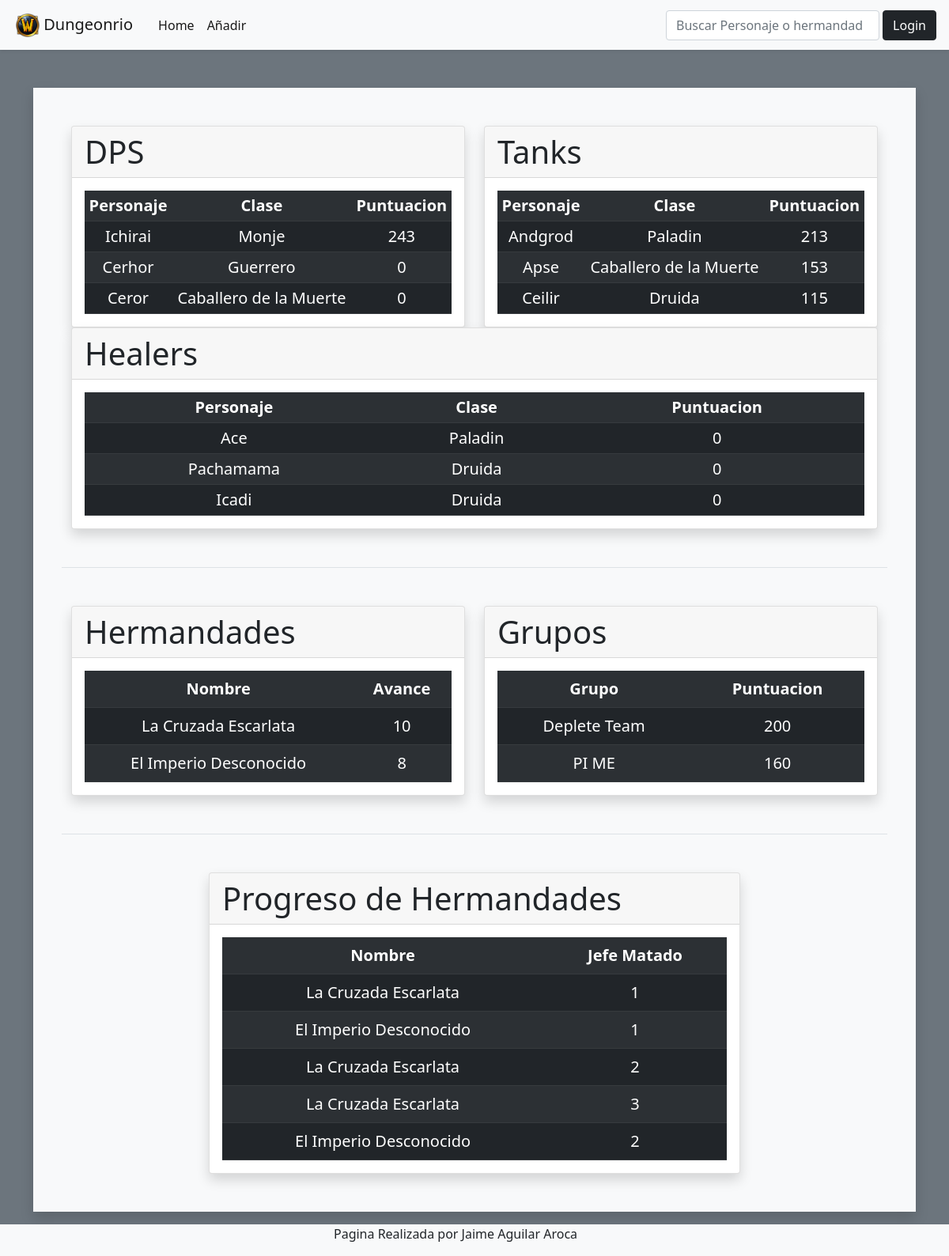
The page / on the database its author committed.
### tables this page shows
CREATE TABLE personaje(ID INT AUTO_INCREMENT UNIQUE,
							nombre VARCHAR(20) UNIQUE,
							clase VARCHAR(50),
							especializacion VARCHAR(20),
							favorito BOOLEAN,
							ID_jugador INT,
							ID_hermandad INT,
							puntuacion INT,
							PRIMARY KEY (ID),
							FOREIGN KEY (ID_jugador) REFERENCES jugador(ID) ON DELETE CASCADE,
							FOREIGN KEY (ID_hermandad) REFERENCES hermandad(ID) ON DELETE CASCADE);

CREATE TABLE hermandad(ID INT AUTO_INCREMENT UNIQUE,
							nombre VARCHAR(50) UNIQUE,
							logo VARCHAR(20),
							descripcion VARCHAR(200),
							avance INT,
							PRIMARY KEY (ID));

CREATE TABLE grupo(ID INT AUTO_INCREMENT UNIQUE,
						nombre VARCHAR(50) UNIQUE,
						puntuacion INT,
						PRIMARY KEY (ID));

CREATE TABLE progreso(ID_hermandad INT,
							jefeMatado INT);

### backend.php (the view, shortened to what this page needs)
<?php
    function GetTopPersonajes($espec){
        $conection = mysqli_connect('127.0.0.1', 'root', '');
        mysqli_select_db($conection, "dungeonrio");
        $sql = "SELECT nombre, clase, puntuacion
                FROM personaje
                WHERE especializacion = '$espec'
                ORDER BY puntuacion DESC LIMIT 3";
        $result = mysqli_query($conection,$sql);
        echo "<table class='table table-dark table-striped table-sm'>";
        echo "<tr class='text-center'><th scope='col'>Personaje</th><th scope='col'>Clase</th><th scope='col'>Puntuacion</th></tr>";
        while ($row = mysqli_fetch_array($result)) {
            echo "<tr class='text-center'>";
            echo "<td scope='row'>".$row["nombre"]."</td>";
            echo "<td>".$row["clase"]."</td>";
            echo "<td>".$row["puntuacion"]."</td>";
            echo "</tr>";
        }
        echo "</table>";
    }
    function GetTopGrupos(){
        $conection = mysqli_connect('127.0.0.1', 'root', '');
        mysqli_select_db($conection, "dungeonrio");
        $sql = "SELECT nombre,puntuacion,ID
                FROM grupo
                ORDER BY puntuacion DESC LIMIT 3";
        $result = mysqli_query($conection,$sql);
        echo "<table class='table table-dark table-striped'>";
        echo "<tr class='text-center'><th scope='col'>Grupo</th><th scope='col'>Puntuacion</th></tr>";
        while ($row = mysqli_fetch_array($result)) {
            echo "<tr class='text-center'>";
            echo "<td scope='row'>".$row["nombre"]."</td>";
            echo "<td>".$row["puntuacion"]."</td>";
            echo "</tr>";
        }
        echo "</table>";
    }
    function GetTopHermandades(){
        $conection = mysqli_connect('127.0.0.1', 'root', '');
        mysqli_select_db($conection, "dungeonrio");
        $sql = "SELECT nombre,avance
                FROM hermandad ORDER BY avance DESC LIMIT 5";
        $result = mysqli_query($conection,$sql);
        echo "<table class='table table-dark table-striped'>";
        echo "<tr class='text-center'><th scope='col'>Nombre</th><th scope='col'>Avance</th></tr>";
        while ($row = mysqli_fetch_array($result)) {
            echo "<tr class='text-center'>";
            echo "<td scope='row'>".$row["nombre"]."</td>";
            echo "<td>".$row["avance"]."</td>";
            echo "</tr>";
        }
        echo "</table>";
    }
    function GetHermandadesProgreso(){
        $conection = mysqli_connect('127.0.0.1', 'root', '');
        mysqli_select_db($conection, "dungeonrio");
        $sql = "SELECT h.nombre, p.jefeMatado
                FROM progreso AS p INNER JOIN hermandad AS h ON p.ID_hermandad = h.ID LIMIT 5";
        $result = mysqli_query($conection,$sql);
        echo "<table class='table table-dark table-striped'>";
        echo "<tr class='text-center'><th scope='col'>Nombre</th><th scope='col'>Jefe Matado</th></tr>";
        while ($row = mysqli_fetch_array($result)) {
            echo "<tr class='text-center'>";
            echo "<td scope='row'>".$row["nombre"]."</td>";
            echo "<td>".$row["jefeMatado"]."</td>";
            echo "</tr>";
        }
        echo "</table>";
    }
?>

### index.php (shortened to what this page needs)
<!DOCTYPE html>
<html lang="es">
<head>
    <link href="https://cdn.jsdelivr.net/npm/bootstrap@5.1.3/dist/css/bootstrap.min.css" rel="stylesheet">
</head>
<?php
    include "backend.php";
?>
<body class=" bg-secondary">
    <header class="navbar navbar-expand-lg navbar-light bg-light shadow-sm">
            <div class="container-fluid">
                <a class="navbar-brand p-2" href="#">
                    <img src="img/logo.png" alt="logo" width="30" height="30" class="d-inline-block align-text-top">
                    Dungeonrio
                </a>
                <div class="collapse navbar-collapse" id="navbarSupportedContent">
                <ul class="navbar-nav me-auto mb-2 mb-lg-0">
                    <li class="nav-item">
                    <a class="nav-link active" aria-current="page" href="#">Home</a>
                    </li>
                    <li class="nav-item">
                    <a class="nav-link active" href="add.php">Añadir</a>
                    </li>
                </ul>
                <input style="width: 270px;" class="form-control" type="text" onkeyup="busqueda()" name="busqueda" id="busqueda" placeholder="Buscar Personaje o hermandad">
                <?php
                    if (!isset($_SESSION['user'])) {
                        echo "<a class='m-1 btn btn-dark' href='login.php'>Login</a>";
                    }
                ?>
                </div>
            </div>
    </header>
    <main class="container mt-5 mb-3">
        <div class="container bg-light p-5 shadow">
            <div class="row border-bottom pb-5">
                <div class="col-md">
                    <div class="card shadow">
                        <h1 class="card-header">DPS</h1>
                        <div class="card-body">
                            <blockquote class="blockquote mb-0">
                            <?php
                            GetTopPersonajes("DPS");
                            ?>
                            </blockquote>
                        </div>
                    </div>
                </div>
                <div class="col-md">
                    <div class="card shadow">
                        <h1 class="card-header">Tanks</h1>
                        <div class="card-body">
                            <blockquote class="blockquote mb-0">
                            <?php
                            GetTopPersonajes("Tank");
                            ?>
                            </blockquote>
                        </div>
                    </div>
                </div>
                <div class="col-md">
                    <div class="card shadow">
                        <h1 class="card-header">Healers</h1>
                        <div class="card-body">
                            <blockquote class="blockquote mb-0">
                            <?php
                            GetTopPersonajes("Healer");
                            ?>
                            </blockquote>
                        </div>
                    </div>
                </div>
            </div>
            <div class="row mt-5 border-bottom pb-5">
                <div class="col">
                    <div class="card shadow">
                        <h1 class="card-header">Hermandades</h1>
                        <div class="card-body">
                            <blockquote class="blockquote mb-0">
                            <?php
                            GetTopHermandades();
                            ?>
                            </blockquote>
                        </div>
                    </div>
                </div>
                <div class="col">
                    <div class="card shadow">
                        <h1 class="card-header">Grupos</h1>
                        <div class="card-body">
                            <blockquote class="blockquote mb-0">
                            <?php
                            GetTopGrupos();
                            ?>
                            </blockquote>
                        </div>
                    </div>
                </div>
            </div>
            <div class="row justify-content-center mt-5">
                <div class="col-8">
                    <div class="card shadow">
                        <h1 class="card-header">Progreso de Hermandades</h1>
                        <div class="card-body">
                            <blockquote class="blockquote mb-0">
                            <?php
                            GetHermandadesProgreso()
                            ?>
                            </blockquote>
                        </div>
                    </div>
                </div>
            </div>
        </div>
    </main>
    <footer class="container-fluid bg-light">
        <div class="container">
            <div class="row">
                <div class="col"></div>
                <div class="col">
                    <p>Pagina Realizada por Jaime Aguilar Aroca</p>
                </div>
                <div class="col"></div>
            </div>
        </div>
    </footer>
</body>
</html>

### rows shown on the page
personaje: nombre "Ichirai", clase "Monje", puntuacion "243"
personaje: nombre "Cerhor", clase "Guerrero", puntuacion "0"
personaje: nombre "Ceror", clase "Caballero de la Muerte", puntuacion "0"
personaje: nombre "Andgrod", clase "Paladin", puntuacion "213"
personaje: nombre "Apse", clase "Caballero de la Muerte", puntuacion "153"
personaje: nombre "Ceilir", clase "Druida", puntuacion "115"
personaje: nombre "Ace", clase "Paladin", puntuacion "0"
personaje: nombre "Pachamama", clase "Druida", puntuacion "0"
personaje: nombre "Icadi", clase "Druida", puntuacion "0"
hermandad: nombre "La Cruzada Escarlata", avance "10"
hermandad: nombre "El Imperio Desconocido", avance "8"
grupo: nombre "Deplete Team", puntuacion "200"
grupo: nombre "PI ME", puntuacion "160"
progreso: ID_hermandad.nombre "La Cruzada Escarlata", jefeMatado "1"
progreso: ID_hermandad.nombre "El Imperio Desconocido", jefeMatado "1"
progreso: ID_hermandad.nombre "La Cruzada Escarlata", jefeMatado "2"
progreso: ID_hermandad.nombre "La Cruzada Escarlata", jefeMatado "3"
progreso: ID_hermandad.nombre "El Imperio Desconocido", jefeMatado "2"
